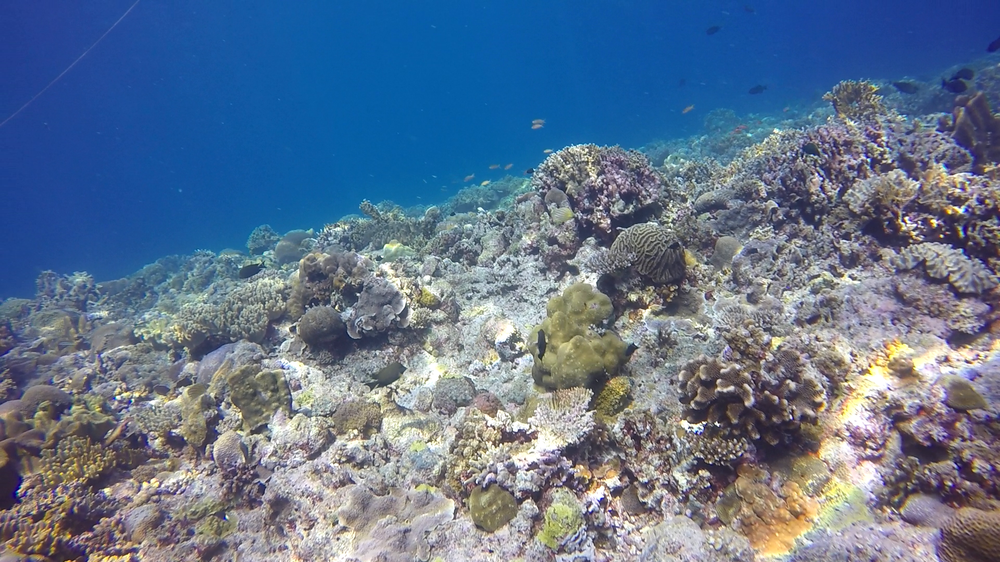
#> input picture image_1.png, 1000 x 562 px, shrunk from 1920 x 1080 before the run
$ python main-1.py
#> lines starting #> are read from the running program, lines starting #| are printed output that depends on the picture
import cv2
import numpy as np

MAX_FEATURES = 500
GOOD_MATCH_PERCENT = 0.15


img1 = cv2.imread('image_1.png')
#> img1 is the input picture: shape (562, 1000, 3); mean B, G, R 142.3, 116.4, 96.9
img2 = cv2.imread('image_2.png')
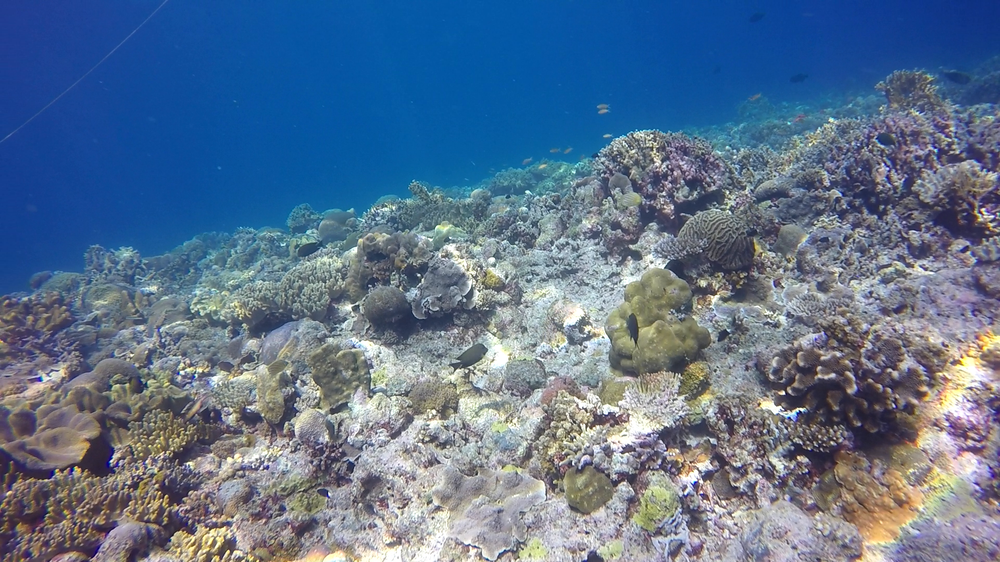
#> input picture image_2.png, 1000 x 562 px, shrunk from 1920 x 1080 before the run
#> img2 is the input picture: shape (562, 1000, 3); mean B, G, R 142.3, 114.9, 92.6

gray1= cv2.cvtColor(img1,cv2.COLOR_BGR2GRAY)
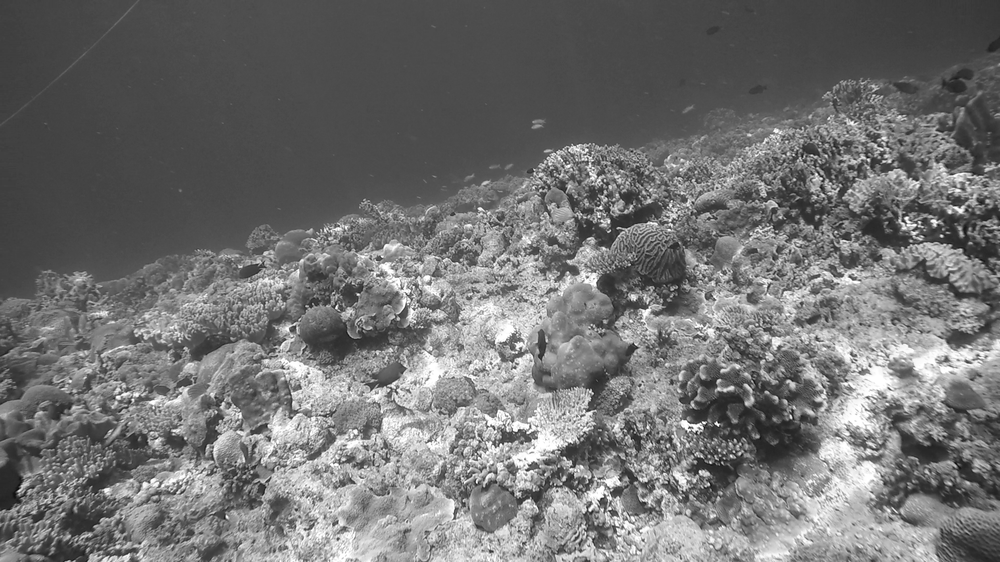
#> gray1: shape (562, 1000); min 10, max 255, mean 113.5
gray2= cv2.cvtColor(img2,cv2.COLOR_BGR2GRAY)
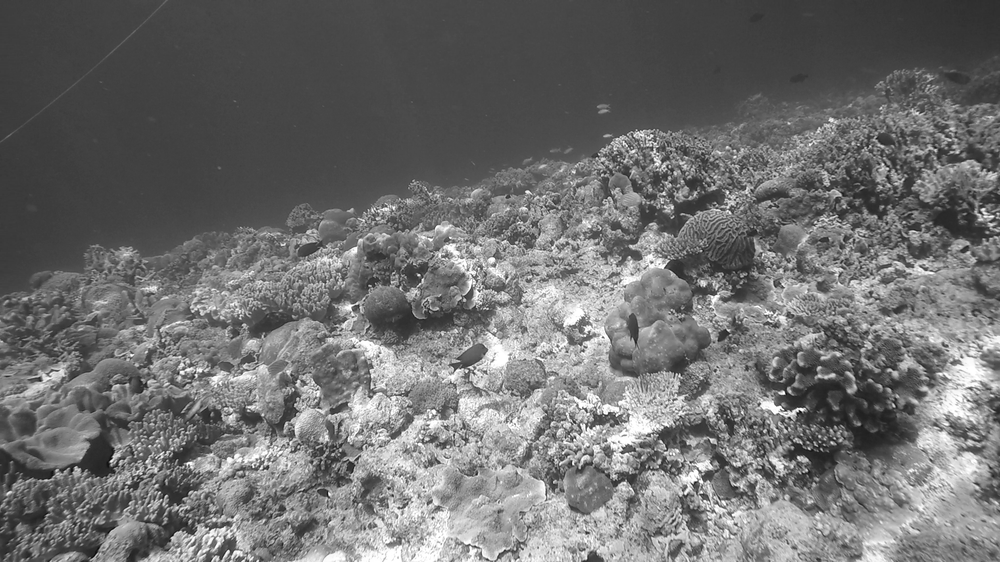
#> gray2: shape (562, 1000); min 10, max 255, mean 111.3

sift = cv2.xfeatures2d.SIFT_create(MAX_FEATURES)
# kp = sift.detect(gray,None)
kp1, des1 = sift.detectAndCompute(gray1,None)
#> kp1 = 500 keypoints; strongest (x, y, size): (717, 424, 2.6), (704, 423, 1.9), (941, 236, 2.1), (358, 294, 1.8)
kp2, des2 = sift.detectAndCompute(gray2,None)
#> kp2 = 500 keypoints; strongest (x, y, size): (419, 275, 1.9), (802, 409, 2.6), (228, 552, 2.2), (789, 418, 1.8)

# Match features.
matcher = cv2.DescriptorMatcher_create(cv2.DESCRIPTOR_MATCHER_BRUTEFORCE_HAMMING)
#> (the run stopped early here; a loop or call above may not have finished)
